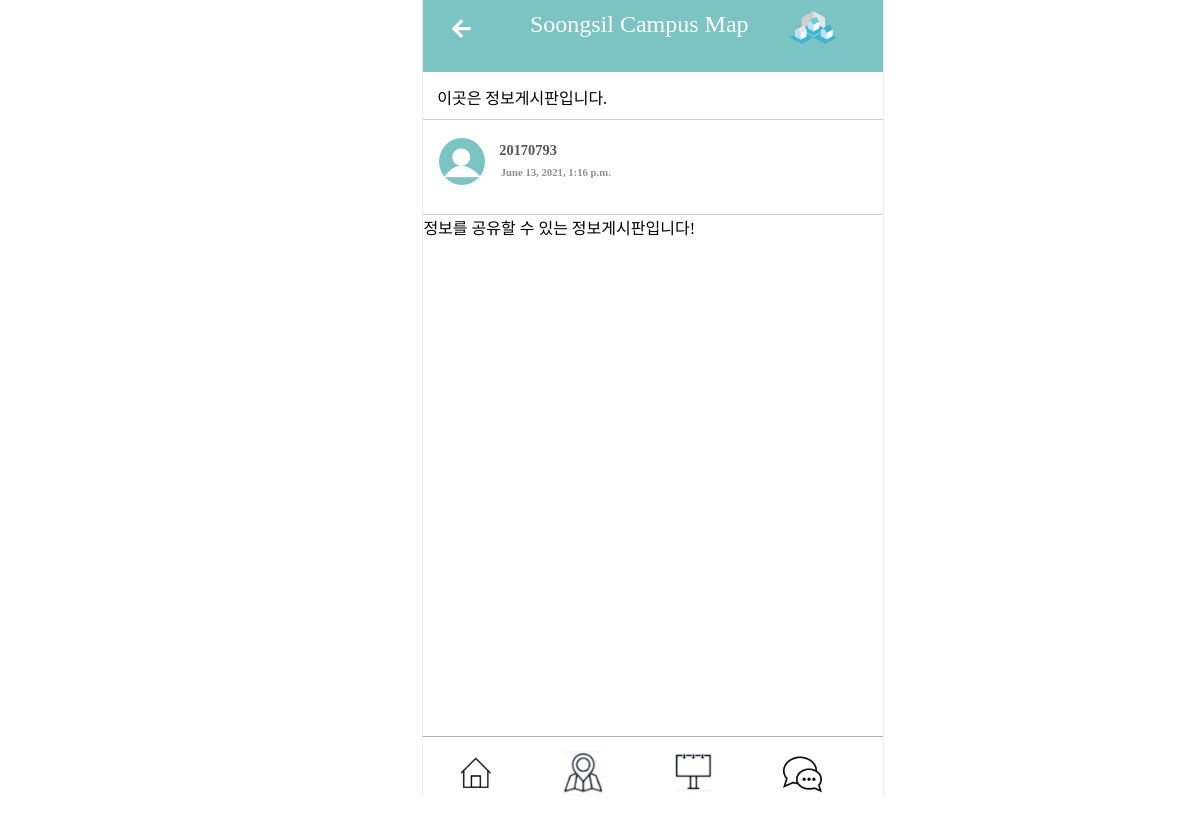
Page /read/2 on the committed database.
### main/models.py (models this page shows, shortened)
class Post(models.Model):
    title = models.CharField(max_length=200)
    pub_date = models.DateTimeField()
    body = models.TextField()
    image = models.ImageField(upload_to = "main/", blank=True, null=True)
    author = models.ForeignKey(User, related_name="post", on_delete=CASCADE)

### main/views.py (the view)
# urls.py: path('read/<int:id>', read, name="read"),
def read(request, id):
    post = get_object_or_404(Post, pk=id)
    return render(request, 'read.html', {'post':post})

### main/templates/read.html (shortened to what this page needs)
<!DOCTYPE html>
<head>
    {% load static %}
    <link rel="stylesheet" href="../static/css/commonLayout.css"/>
    <link rel="stylesheet" href="../static/css/read.css"/>
</head>
<body>
    <div class="screenLimit">
        <div class="header">
            <i id="whiteBackIcon" class="fas fa-arrow-left fa-lg"></i>
            <h class="title">Soongsil Campus Map</h>
            <img class="headerLogo" src="../static/image/blueLogo.png" alt="logo"/>
        </div>
        <div class="content">
            <div id="readTitle">{{post.title}}</div>
            <div id="writerInfoDiv">
                <img id="writerProfile" src="../static/image/profilePeople.png"/>
                <div class="">
                    <h6 id="writerName">{{post.author}}</h6>
                    <h6 id="writerDate">{{post.pub_date}}</h6>
                </div>
            </div>
            <div id="textOutputDiv">
                {{post.body}}
            </div>
        </div>
        <div class="footer">
            <a href="{% url 'home' %}"><img id="homeIcon" class="moveIcon" src="../static/image/homeIcon.png" alt="homeIcon"/></a>
            <a href="{% url 'map' %}"><img id="mapIcon" class="moveIcon" src="../static/image/mapIcon.png" alt="mapIcon"/></a>
            <a href="{% url 'infoBoard' %}"><img id="infoBoardIcon" class="moveIcon" src="../static/image/infoBoardIcon.png" alt="infoBoardIcon"/></a>
            <a href="{% url 'freeBoard' %}"><img id="freeBoardIcon" class="moveIcon" src="../static/image/freeBoardIcon.png" alt="freeBoardIcon"/></a>
        </div>
    </div>
</body>

### main/static/css/commonLayout.css (style rules this page uses)
@media only screen and (min-width: 1000px) { .screenLimit { margin: -1% 35%; width: 30%; min-width: 460px; height: 100vh; min-height: 510px; float: left; padding: 0; border: 1px solid rgb(236, 236, 236); border-top: none; border-bottom: none; } }
.header { width: 100%; height: 10%; min-height: 75px; float: left; background-color: #7bc4c3; margin-left: 0%; margin-top: -1%; }
.header .title { float: left; margin-top: 4.2%; margin-left: 7.5%; color: white; font-size: 1.5rem; }
.header .headerLogo { float: right; width: 15%; margin-top: 3%; margin-right: 7.5%; }
.content { width: 100%; height: 80%; min-height: 83vh; max-height: 83vh; margin-bottom: 0%; float: left; background-color: white; overflow-y: scroll; -ms-overflow-style: none; }
.footer { width: 100%; height: 10%; float: left; margin-top: 0%; margin-bottom: 0.5%; border-top: 0.5px solid rgb(174, 174, 174); background-color: white; }
.footer .moveIcon { width: 10%; height: auto; margin: 2% 6.4%; }

### main/static/css/read.css (style rules this page uses)
.header #whiteBackIcon { float: left; color: white; margin: 5.8% 5.4% 5.8% 6.2%; z-index: 10000; }
.content #readTitle { width: 100%; min-width: 460px; height: 3%; min-height: 20px; border-bottom: 1px solid #cfcfcf; padding: 3%; }
.content #writerInfoDiv { width: 100%; min-width: 460px; height: 14.2%; min-height: 70px; border-bottom: 1px solid #cfcfcf; }
.content #writerInfoDiv #writerProfile { border-radius: 100%; width: 10%; float: left; margin: 3.8% 2% 1% 3.5%; clear: both; }
.content #writerInfoDiv #writerName { border-radius: 100%; width: 80%; float: left; margin: 4.8% 1%; font-size: 0.9rem; color: #575656; }
.content #writerInfoDiv #writerDate { border-radius: 100%; width: 80%; margin: -5% 16.8%; float: left; color: #909090; }
.content #textOutputDiv { width: 100%; min-width: 460px; height: 77%; min-height: 400px; background-color: white; }

### rows in the picture
Post: title "이곳은 정보게시판입니다.", author "20170793", pub_date "June 13, 2021, 1:16 p.m.", body "정보를 공유할 수 있는 정보게시판입니다!"
